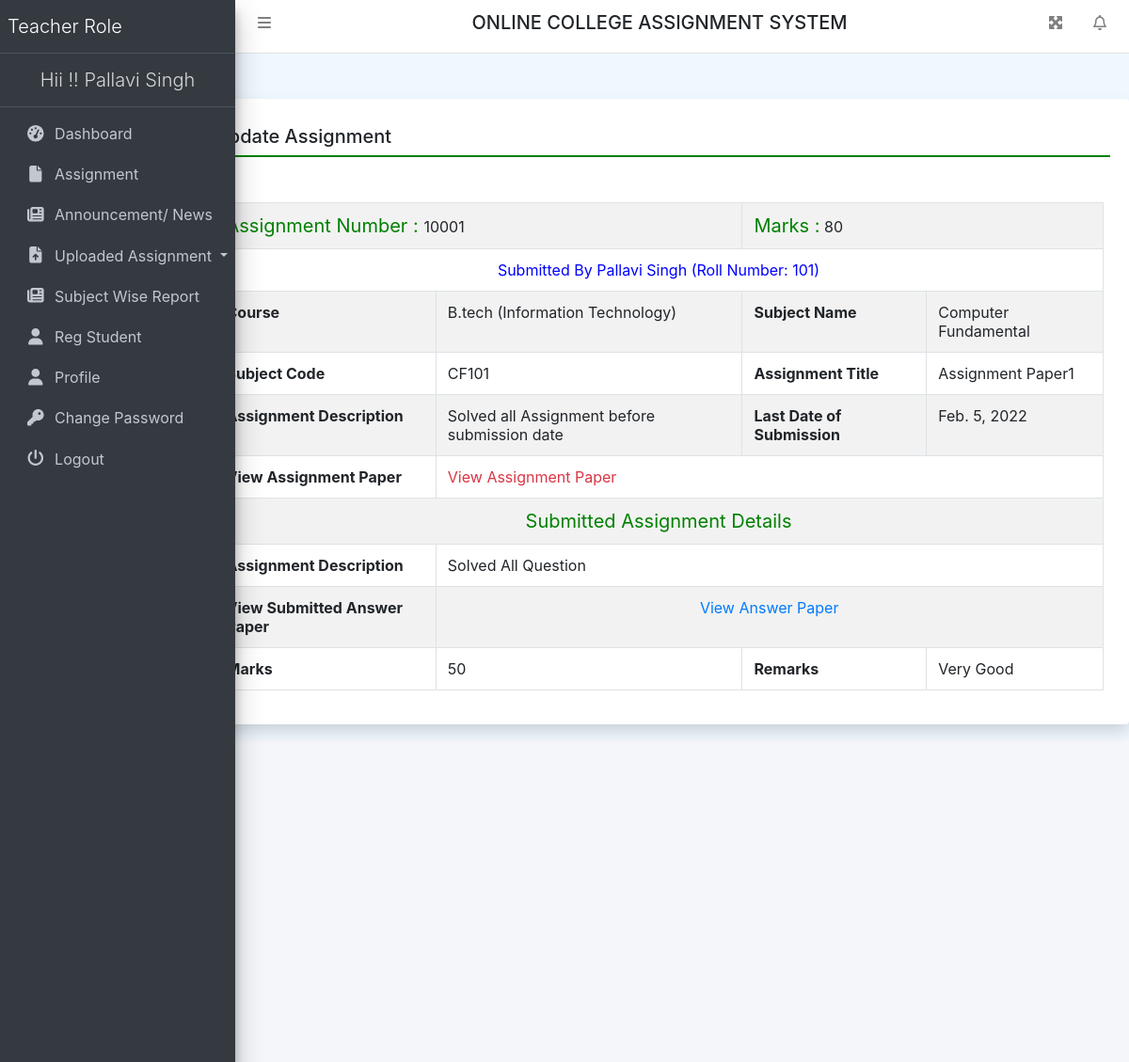
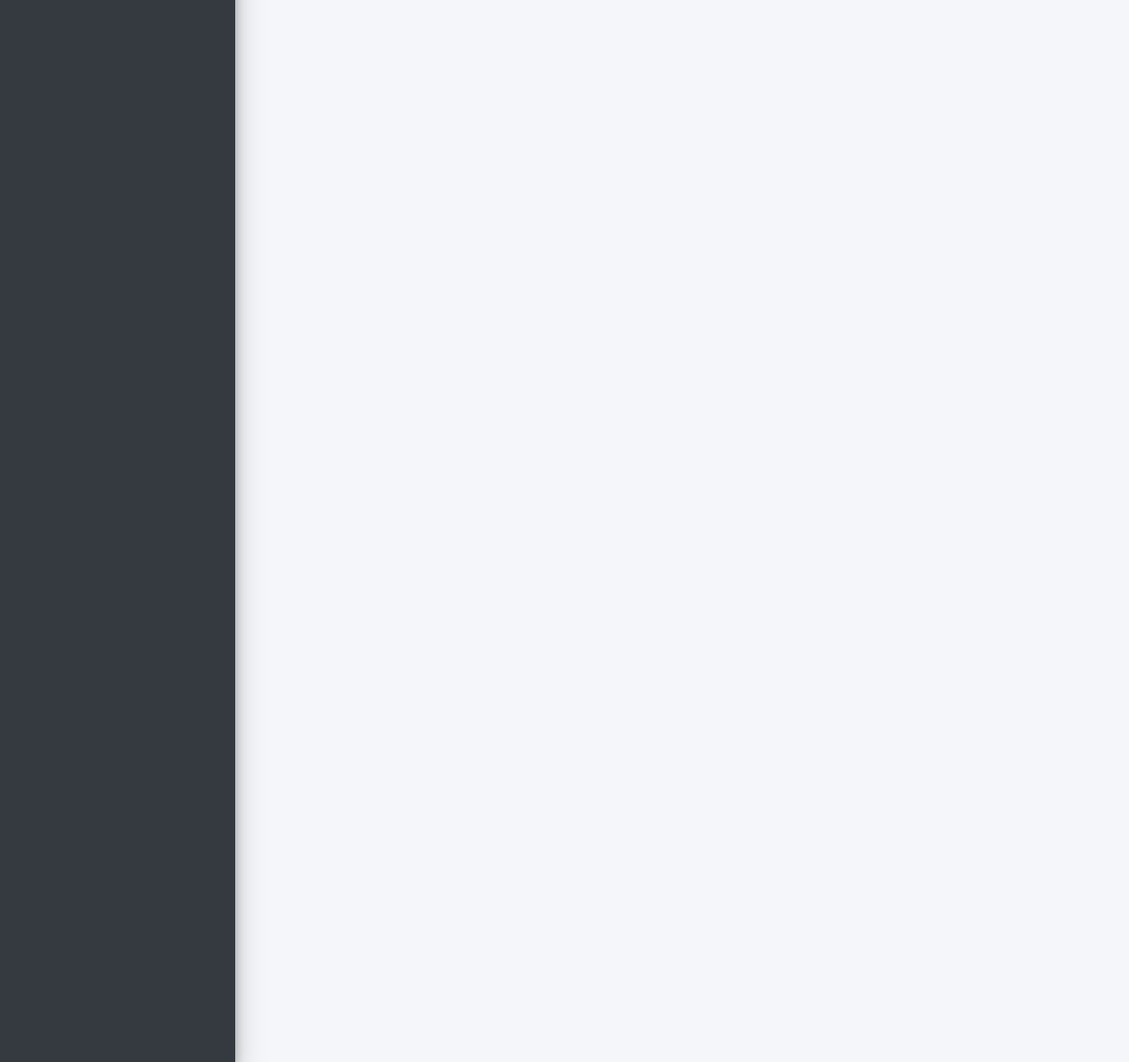
The app's page /teacherviewsubmitAssign/1 (signed in) with its own data (2 pictures, top to bottom).
### collegeAssignment/models.py (models this page shows, shortened)
class Uploadass(models.Model):
    assignment = models.ForeignKey(Assigment, on_delete=models.CASCADE)
    userdetail = models.ForeignKey(UserDetail, on_delete=models.CASCADE)
    Assdesc = models.CharField(max_length=300, null=True)
    AnswerFile = models.FileField(null=True)
    SubmitDate = models.DateField(null=True)
    Marks = models.CharField(max_length=100, null=True)
    Remarks = models.CharField(max_length=250, null=True)
    UpdationDate = models.DateField(null=True)

class Assigment(models.Model):
    teacher = models.ForeignKey(Teacher, on_delete=models.CASCADE)
    course = models.ForeignKey(Course, on_delete=models.CASCADE)
    subject = models.ForeignKey(Subject, on_delete=models.CASCADE)
    AssignmentNumber = models.IntegerField(null=True)
    AssignmentTitle = models.CharField(max_length=150, null=True)
    AssignmentDescription = models.CharField(max_length=300, null=True)
    SubmissionDate = models.DateField(null=True)
    AssignmentMarks = models.CharField(max_length=150, null=True)
    AssignmentFile = models.FileField(max_length=200, null=True)
    CreationDate = models.DateTimeField(auto_now_add=True)

class UserDetail(models.Model):
    user = models.ForeignKey(User, on_delete=models.CASCADE)
    MobileNumber = models.CharField(max_length=200, null=True)
    course = models.ForeignKey(Course, on_delete=models.CASCADE)
    RollNumber = models.CharField(max_length=200, null=True)
    RegDate = models.DateTimeField(auto_now_add=True)

class Course(models.Model):
    BranchName = models.CharField(max_length=150, null=True)
    CourseName = models.CharField(max_length=200, null=True)
    CreationDate = models.DateTimeField(auto_now_add=True)

class Subject(models.Model):
    course = models.ForeignKey(Course, on_delete=models.CASCADE)
    SubjectFullname = models.CharField(max_length=200, null=True)
    SubjectShortname = models.CharField(max_length=50, null=True)
    SubjectCode = models.CharField(max_length=50, null=True)
    CreationDate = models.DateTimeField(auto_now_add=True)

### collegeAssignment/views.py (the view)
# urls.py: path('teacherviewsubmitAssign/<int:pid>', teacherviewsubmitAssign, name='teacherviewsubmitAssign'),
def teacherviewsubmitAssign(request, pid):
    if not request.user.is_authenticated:
        return redirect('teacher_login')
    uploadAssign = Uploadass.objects.get(id=pid)
    return render(request, 'teacherviewsubmitAssign.html', locals())

### collegeAssignment/templates/teacherviewsubmitAssign.html
{% extends 'teacherHeader.html' %}
{% block main %}
<div class="card shadow mt-5 offset-2">
    <div class="card-body">
        <h5 class="p-2" style="border-bottom: 2px solid green;">Update Assignment</h5>
        <div class="container-fluid mt-3">
            <table border="1" class="table table-striped table-bordered first mt-5">
                <tr>
                    <td colspan="2"><span style="font-size : 20px; color : green">Assignment Number : </span>
                        {{uploadAssign.assignment.AssignmentNumber}}
                    </td>
                    <td colspan="2"><span style="font-size : 20px; color : green">Marks  :</span>
                        {{uploadAssign.assignment.AssignmentMarks}}
                    </td>
                </tr>
                <tr>
                    <td colspan="4">
                        <center><span style="color: blue"> Submitted By {{uploadAssign.userdetail.user.first_name}} {{uploadAssign.userdetail.user.last_name}} (Roll Number: {{uploadAssign.userdetail.RollNumber}})</span>
                        </center>
                    </td>
                </tr>
                <tr>
                    <th>Course</th>
                    <td>{{uploadAssign.assignment.course.CourseName}} ({{uploadAssign.assignment.course.BranchName}})</td>
                    <th>Subject Name</th>
                    <td>{{uploadAssign.assignment.subject.SubjectFullname}}</td>
                </tr>
                <tr>
                    <th>Subject Code</th>
                    <td>{{uploadAssign.assignment.subject.SubjectCode}}</td>
                    <th>Assignment Title</th>
                    <td>{{uploadAssign.assignment.AssignmentTitle}}</td>
                </tr>
                <tr>
                    <th>Assignment Description</th>
                    <td>{{uploadAssign.assignment.AssignmentDescription}}</td>
                    <th>Last Date of Submission</th>
                    <td>{{uploadAssign.assignment.SubmissionDate}}</td>
                </tr>
                <tr>
                    <th>View Assignment Paper</th>
                    <td colspan="3"><a href="{{uploadAssign.assignment.AssignmentFile.url}}" class="text-danger">View Assignment
                        Paper</a></td>
                </tr>
                <tr>
                    <td colspan="4"><span style="font-size : 20px; color : green"><center>Submitted Assignment Details</center> </span></td>
                </tr>
                <tr>
                    <th>Assignment Description</th>
                    <td colspan="3">{{uploadAssign.Assdesc}}</td>
                </tr>
                <tr>
                    <th>View Submitted Answer Paper</th>
                    <td colspan="3"><a href="{{uploadAssign.AnswerFile.url}}" class="text-primary"><center>View Answer Paper </center></a></td>
                </tr>
                <tr>
                    {% if uploadAssign.Marks == None %}
                    <th>Marks</th>
                    <td>Not Updated Yet</td>
                    {% else %}
                    <th>Marks</th>
                    <td>{{uploadAssign.Marks}}</td>
                    {% endif %}
                    {% if uploadAssign.Remarks == None %}
                    <th>Remarks</th>
                    <td>Not Updated Yet</td>
                    {% else %}
                    <th>Remarks</th>
                    <td>{{uploadAssign.Remarks}}</td>
                    {% endif %}
                </tr>
            </table>
        </div>
    </div>
</div>
{% endblock %}

### collegeAssignment/templates/teacherHeader.html (shortened to what this page needs)
{% load static %}
<html>
    <head runat="server">
        <link href="{% static 'css/bootstrap.css' %}" rel="stylesheet" />
        <link href="{% static 'css/all.css' %}" rel="stylesheet" />
        <link href="{% static 'css/adminlte.css' %}" rel="stylesheet" />
        <link href="{% static 'css/OverlayScrollbars.css' %}" rel="stylesheet" />
        <link rel="stylesheet" href="https://cdn.datatables.net/1.10.23/css/jquery.dataTables.min.css">
        <link rel="stylesheet" href="https://cdn.datatables.net/buttons/1.6.5/css/buttons.dataTables.min.css">
		<link rel="stylesheet" href="https://cdn.jsdelivr.net/npm/bootstrap-select@1.13.14/dist/css/bootstrap-select.min.css">
    </head>
    <body class="hold-transition sidebar-mini layout-fixed layout-navbar-fixed layout-footer-fixed">
        <nav class="main-header navbar navbar-expand navbar-white navbar-light">
            <ul class="navbar-nav">
                <li class="nav-item">
                    <a class="nav-link" data-widget="pushmenu" href="#" role="button"><i class="fas fa-bars"></i></a>
                </li>
            </ul>
            <h5 class="text-center text-uppercase" style="width:100%;">Online College Assignment System</h5>
            <ul class="navbar-nav ml-auto">
                <li class="nav-item">
                    <a class="nav-link" data-widget="fullscreen" href="#" role="button">
                        <i class="fas fa-expand-arrows-alt"></i>
                    </a>
                </li>
                <li class="nav-item dropdown">
                    <a class="nav-link" data-toggle="dropdown" href="#">
                        <i class="far fa-bell fas-shake animated"></i>
                    </a>
                </li>
            </ul>
        </nav>
        <aside class="main-sidebar sidebar-dark-primary elevation-4">
            <a href="{% url 'tdashboard' %}" class="brand-link">
                <span class="brand-text font-weight-light">Teacher Role</span>
            </a>
			<a href="{% url 'tdashboard' %}" class="brand-link">
                <center><span class="brand-text font-weight-light">Hii !! {{request.user.first_name}} {{request.user.last_name}} </span></center>
            </a>
            <div class="sidebar">
                <nav class="mt-2">
                    <ul class="nav nav-pills nav-sidebar flex-column" data-widget="treeview" role="menu" data-accordion="false">
                        <li class="nav-item"><a href="{% url 'tdashboard' %}" class="nav-link">
                    <i class="nav-icon fas fa-tachometer-alt"></i>
                    <p>Dashboard</p>
                </a></li>
                <li class="nav-item"><a href="{% url 'teacherAssignment' %}" class="nav-link">
							<i class="nav-icon fas fa-file"></i>
							<p>Assignment</p>
                </a></li>
                <li class="nav-item"><a href="{% url 'teacherNews' %}" class="nav-link">
							<i class="nav-icon fas fa-newspaper"></i>
							<p>Announcement/ News</p>
                </a></li>
                <li class="nav-item dropdown">
                    <a class="nav-link dropdown-toggle" href="#" id="navbarDropdown"
                       role="button" data-toggle="dropdown" aria-haspopup="true"
                       aria-expanded="false"> <i class="nav-icon fas fa-file-upload"></i> Uploaded Assignment </a>
                </li>
                <li class="nav-item"><a href="{% url 'subjectwiseReport' %}" class="nav-link">
							<i class="nav-icon fas fa-newspaper"></i>
							<p>Subject Wise Report</p>
                </a></li>
                <li class="nav-item"><a href="{% url 'regCoursewiseUser' %}" class="nav-link">
							<i class="nav-icon fas fa-user"></i>
							<p>Reg Student</p>
                </a></li>
                        <li class="nav-item"><a href="{% url 'teacherProfile' %}" class="nav-link">
							<i class="nav-icon fas fa-user"></i>
							<p>Profile</p>
                </a></li>
                        <li class="nav-item"><a href="{% url 'teacherchangePassword' %}" class="nav-link">
							<i class="nav-icon fas fa-key"></i>
							<p>Change Password</p>
                </a></li>
                        <li class="nav-item"><a href="/logout" class="nav-link">
							<i class="nav-icon fas fa-power-off"></i>
							<p>Logout</p>
                </a></li>
                    </ul>
                </nav>
            </div>
        </aside>
        {% block main %}
        {% endblock %}
        <div class="content-wrapper"></div>

### collegeAssignment/static/css/all.css (style rules this page uses)
.fa-bars:before { content: "\f0c9"; }
.fa-bell:before { content: "\f0f3"; }
.fa-file:before { content: "\f15b"; }
.fa-key:before { content: "\f084"; }
.fa-newspaper:before { content: "\f1ea"; }
.fa-power-off:before { content: "\f011"; }
.fa-user:before { content: "\f007"; }

### collegeAssignment/static/css/OverlayScrollbars.css (style rules this page uses)
.os-host, .os-host-textarea { position: relative; overflow: visible !important; -webkit-box-orient: vertical; -webkit-box-direction: normal; -ms-flex-direction: column; flex-direction: column; -ms-flex-wrap: nowrap; flex-wrap: nowrap; -webkit-box-pack: start; -ms-flex-pack: start; justify-content: flex-start; -ms-flex-line-pack: start; align-content: flex-start; -webkit-box-align: start; -ms-flex-align: start; -ms-grid-row-align: flex-start; align-items: flex-start; }

### collegeAssignment/templates/teacherHeader.html (style rules this page uses)
body { background-color: aliceblue; }

### records on screen
Uploadass: assignment.AssignmentNumber "10001", assignment.AssignmentMarks "80", userdetail.user.first_name "Pallavi", userdetail.user.last_name "Singh", userdetail.RollNumber "101", assignment.course.CourseName "B.tech", assignment.course.BranchName "Information Technology", assignment.subject.SubjectFullname "Computer Fundamental", assignment.subject.SubjectCode "CF101", assignment.AssignmentTitle "Assignment Paper1", assignment.AssignmentDescription "Solved all Assignment before submission date", assignment.SubmissionDate "Feb. 5, 2022", Assdesc "Solved All Question", Marks "50", Remarks "Very Good"

### other values on screen
{{ request.user.first_name }} "Pallavi"
{{ request.user.last_name }} "Singh"
